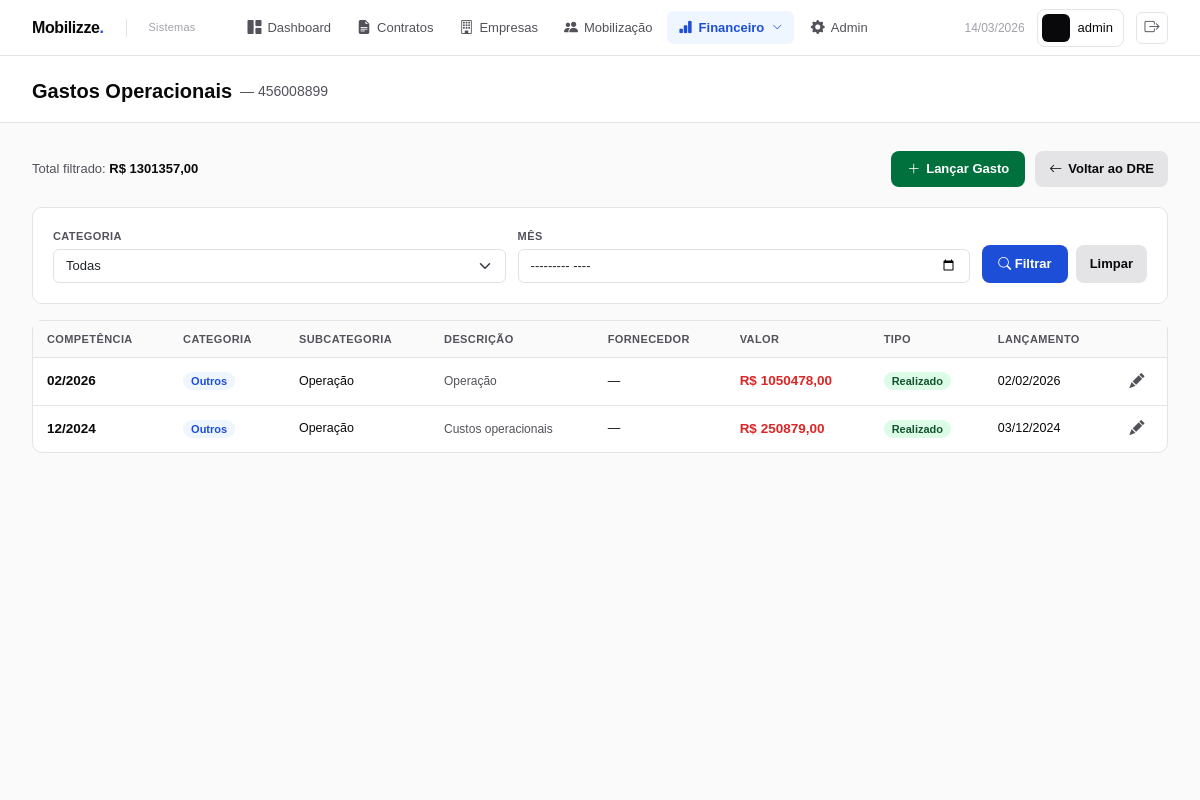
The page /financeiro/contrato/2/gastos/ (signed in) on the database its author committed.
### contratos/models.py (models this page shows, shortened)
class Contrato(models.Model):
    AREAS = [
        ('mineracao',  'Mineração'),
        ('logistica',  'Logística'),
        ('energia',    'Energia'),
        ('engenharia', 'Engenharia'),
    ]
    MODALIDADES = [
        ('servico',      'Prestação de Serviço'),
        ('fornecimento', 'Fornecimento'),
        ('misto',        'Misto'),
    ]
    STATUS = [
        ('minuta',    'Minuta'),
        ('aprovacao', 'Em Aprovação'),
        ('vigente',   'Vigente'),
        ('suspenso',  'Suspenso'),
        ('encerrado', 'Encerrado'),
    ]
    numero_sap      = models.CharField(max_length=20, unique=True)
    objeto          = models.TextField()
    area            = models.CharField(max_length=20, choices=AREAS)
    modalidade      = models.CharField(max_length=20, choices=MODALIDADES)
    status          = models.CharField(max_length=20, choices=STATUS,
                                       default='minuta')
    empresa         = models.ForeignKey(Empresa, on_delete=models.PROTECT,
                                        related_name='contratos')
    gestor_tecnico  = models.ForeignKey(User, on_delete=models.PROTECT,
                                        related_name='contratos_tecnicos')
    gestor_admin    = models.ForeignKey(User, on_delete=models.PROTECT,
                                        related_name='contratos_admin')
    valor_original  = models.DecimalField(max_digits=15, decimal_places=2)
    valor_atual     = models.DecimalField(max_digits=15, decimal_places=2)
    data_assinatura     = models.DateField()
    data_inicio         = models.DateField()
    data_termino        = models.DateField()
    data_termino_atual  = models.DateField()
    criado_em       = models.DateTimeField(auto_now_add=True)
    atualizado_em   = models.DateTimeField(auto_now=True)
    criado_por      = models.ForeignKey(User, on_delete=models.PROTECT,
                                        related_name='contratos_criados',
                                        null=True)
    class Meta:
        verbose_name        = 'Contrato'
        verbose_name_plural = 'Contratos'
        ordering            = ['-criado_em']

### financeiro/models.py (models this page shows, shortened)
class GastoOperacional(models.Model):
    CATEGORIAS = [
        ('mao_de_obra',    'Mão de Obra'),
        ('equipamentos',   'Equipamentos'),
        ('materiais',      'Materiais'),
        ('subcontratados', 'Subcontratados'),
        ('administrativo', 'Administrativo'),
        ('outros',         'Outros'),
    ]
    TIPOS = [
        ('realizado',    'Realizado'),
        ('provisionado', 'Provisionado'),
    ]
    contrato        = models.ForeignKey(Contrato, on_delete=models.PROTECT,
                                        related_name='gastos')
    competencia     = models.DateField()
    categoria       = models.CharField(max_length=20, choices=CATEGORIAS)
    subcategoria    = models.CharField(max_length=100)
    descricao       = models.TextField()
    fornecedor      = models.CharField(max_length=200, blank=True)
    numero_nf_fornecedor = models.CharField(max_length=20, blank=True)
    valor           = models.DecimalField(max_digits=15, decimal_places=2)
    tipo            = models.CharField(max_length=15, choices=TIPOS,
                                       default='realizado')
    data_lancamento = models.DateField()
    lancado_por     = models.ForeignKey(User, on_delete=models.PROTECT)
    comprovante     = models.FileField(upload_to='gastos/', blank=True)
    class Meta:
        verbose_name        = 'Gasto Operacional'
        verbose_name_plural = 'Gastos Operacionais'
        ordering            = ['-competencia', '-data_lancamento']

### financeiro/views.py (the view, shortened to what this page needs)
@login_required
def gastos_lista(request, contrato_pk):
    contrato = get_object_or_404(Contrato, pk=contrato_pk)
    qs       = GastoOperacional.objects.filter(
        contrato=contrato
    ).order_by('-competencia', '-data_lancamento')
    categoria = request.GET.get('categoria', '')
    mes       = request.GET.get('mes', '')
    if categoria:
        qs = qs.filter(categoria=categoria)
    total = qs.aggregate(t=Sum('valor'))['t'] or 0
    context = {
        'contrato':          contrato,
        'gastos':            qs,
        'total':             total,
        'categoria_atual':   categoria,
        'mes_atual':         mes,
        'categoria_choices': GastoOperacional.CATEGORIAS,
    }
    return render(request, 'financeiro/gastos_lista.html', context)

### templates/financeiro/gastos_lista.html (shortened to what this page needs)
{% extends 'base.html' %}
{% block page_title %}
  Gastos Operacionais
  <span style="color:var(--gray-600);font-weight:400;font-size:14px;">
    — {{ contrato.numero_sap }}
  </span>
{% endblock %}
{% block content %}
<div style="display:flex;justify-content:space-between;align-items:center;
            margin-bottom:20px;flex-wrap:wrap;gap:12px;">
  <div style="font-size:13px;color:var(--gray-600);">
    Total filtrado:
    <strong style="color:var(--gray-900);">R$ {{ total|floatformat:2 }}</strong>
  </div>
  <div style="display:flex;gap:10px;">
    <a href="{% url 'financeiro:gasto_criar' contrato.pk %}"
      style="display:inline-flex;align-items:center;gap:6px;
              background:var(--vale-green);color:#fff;padding:8px 16px;
              border-radius:8px;text-decoration:none;
              font-size:13px;font-weight:600;">
      <i class="bi bi-plus-lg"></i> Lançar Gasto
    </a>
    <a href="{% url 'financeiro:dre' contrato.pk %}"
      style="display:inline-flex;align-items:center;gap:6px;
              background:var(--gray-200);color:var(--gray-900);padding:8px 14px;
              border-radius:8px;text-decoration:none;
              font-size:13px;font-weight:600;">
      <i class="bi bi-arrow-left"></i> Voltar ao DRE
    </a>
  </div>
</div>
<div class="card mb-3">
  <div class="card-body-custom">
    <form method="get"
          style="display:flex;gap:12px;flex-wrap:wrap;align-items:flex-end;">
      <div style="flex:1;min-width:140px;">
        <label style="font-size:11px;font-weight:600;color:var(--gray-600);
                      text-transform:uppercase;letter-spacing:.4px;
                      display:block;margin-bottom:5px;">Categoria</label>
        <select name="categoria" class="form-select" style="font-size:13px;">
          <option value="">Todas</option>
        </select>
      </div>
      <div style="flex:1;min-width:140px;">
        <label style="font-size:11px;font-weight:600;color:var(--gray-600);
                      text-transform:uppercase;letter-spacing:.4px;
                      display:block;margin-bottom:5px;">Mês</label>
        <input type="month" name="mes" value="{{ mes_atual }}"
              class="form-control" style="font-size:13px;">
      </div>
      <div style="display:flex;gap:8px;">
        <button type="submit"
                style="background:var(--vale-blue);color:#fff;border:none;
                      padding:9px 16px;border-radius:8px;font-size:13px;
                      font-weight:600;cursor:pointer;">
          <i class="bi bi-search"></i> Filtrar
        </button>
        <a href="{% url 'financeiro:gastos_lista' contrato.pk %}"
          style="background:var(--gray-200);color:var(--gray-900);
                  padding:9px 14px;border-radius:8px;font-size:13px;
                  font-weight:600;text-decoration:none;">
          Limpar
        </a>
      </div>
    </form>
  </div>
</div>
<div class="card">
  <div style="overflow-x:auto;">
    <table class="table-custom">
      <thead>
        <tr>
          <th>Competência</th>
          <th>Categoria</th>
          <th>Subcategoria</th>
          <th>Descrição</th>
          <th>Fornecedor</th>
          <th>Valor</th>
          <th>Tipo</th>
          <th>Lançamento</th>
          <th></th>
        </tr>
      </thead>
      <tbody>
        {% for g in gastos %}
        <tr>
          <td style="white-space:nowrap;font-weight:600;">
            {{ g.competencia|date:"m/Y" }}
          </td>
          <td>
            <span class="badge-info">{{ g.get_categoria_display }}</span>
          </td>
          <td style="font-size:12.5px;">{{ g.subcategoria }}</td>
          <td style="max-width:200px;overflow:hidden;text-overflow:ellipsis;
                    white-space:nowrap;font-size:12px;color:var(--gray-600);">
            {{ g.descricao }}
          </td>
          <td style="font-size:12.5px;">{{ g.fornecedor|default:"—" }}</td>
          <td style="font-weight:700;white-space:nowrap;
            color:{% if g.tipo == 'provisionado' %}#d97706
                  {% else %}#dc2626{% endif %};">
            R$ {{ g.valor|floatformat:2 }}
          </td>
          <td>
            {% if g.tipo == 'realizado' %}
              <span class="badge-ok">Realizado</span>
            {% else %}
              <span class="badge-alerta">Provisionado</span>
            {% endif %}
          </td>
          <td style="white-space:nowrap;font-size:12.5px;">
            {{ g.data_lancamento|date:"d/m/Y" }}
          </td>
          <td>
            <a href="{% url 'financeiro:gasto_editar' g.pk %}"
              style="color:var(--gray-600);font-size:15px;" title="Editar">
              <i class="bi bi-pencil-fill"></i>
            </a>
          </td>
        </tr>
        {% endfor %}
      </tbody>
    </table>
  </div>
</div>
{% endblock %}

### templates/base.html (shortened to what this page needs)
<!DOCTYPE html>
<html lang="pt-br">
<head>
  <link href="https://cdn.jsdelivr.net/npm/bootstrap@5.3.3/dist/css/bootstrap.min.css" rel="stylesheet">
  <link href="https://cdn.jsdelivr.net/npm/bootstrap-icons@1.11.3/font/bootstrap-icons.min.css" rel="stylesheet">
</head>
<body>
<nav class="navbar-top">
  <a href="{% url 'contratos:dashboard' %}" class="nav-logo">
    <div class="nav-logo-mark">Mobilizze<span>.</span></div>
    <div class="nav-logo-sub">Sistemas</div>
  </a>
  <div class="nav-links">
    <a href="{% url 'contratos:dashboard' %}" class="nav-link-item
      {% if request.resolver_match.url_name == 'dashboard' %}active{% endif %}">
      <i class="bi bi-grid-1x2-fill"></i>
      <span>Dashboard</span>
    </a>
    <a href="{% url 'contratos:lista' %}" class="nav-link-item
      {% if request.resolver_match.url_name == 'lista' or request.resolver_match.url_name == 'detalhe' %}active{% endif %}">
      <i class="bi bi-file-earmark-text-fill"></i>
      <span>Contratos</span>
    </a>
    <a href="{% url 'empresas:lista' %}" class="nav-link-item
      {% if 'empresas' in request.path %}active{% endif %}">
      <i class="bi bi-building"></i>
      <span>Empresas</span>
    </a>
    <a href="{% url 'mobilizacao:painel' %}" class="nav-link-item
      {% if 'mobilizacao' in request.path %}active{% endif %}">
      <i class="bi bi-people-fill"></i>
      <span>Mobilização</span>
    </a>
    <div class="nav-dropdown">
      <a href="#" class="nav-link-item
        {% if 'financeiro' in request.path %}active{% endif %}"
        onclick="return false;">
        <i class="bi bi-bar-chart-fill"></i>
        <span>Financeiro</span>
        <i class="bi bi-chevron-down" style="font-size:10px;margin-left:2px;"></i>
      </a>
    <a href="/admin/" class="nav-link-item">
      <i class="bi bi-gear-fill"></i>
      <span>Admin</span>
    </a>
  </div>
  <div class="nav-right">
    <span class="nav-date">
      {% now "d/m/Y" %}
    </span>
    <div class="nav-user">
      <div class="avatar">
      </div>
      <span class="nav-user-name">
        {{ request.user.get_full_name|default:request.user.username }}
      </span>
    </div>
    <a href="{% url 'accounts:logout' %}" class="nav-logout" title="Sair">
      <i class="bi bi-box-arrow-right"></i>
    </a>
  </div>
</nav>
<div class="page-header">
  <div class="page-header-title">
    {% block page_title %}Dashboard{% endblock %}
  </div>
</div>
<main class="page-content">
  {% block content %}{% endblock %}
</main>
</body>
</html>

### templates/base.html (style rules this page uses)
:root { --blue: #1d4ed8; --blue-light: #eff6ff; --blue-mid: #2563eb; --vale-green: #00703c; --vale-green-light:#e6f4ed; --gray-50: #fafafa; --gray-100: #f4f4f5; --gray-200: #e4e4e7; --gray-400: #a1a1aa; --gray-600: #52525b; --gray-900: #09090b; --red: #dc2626; --yellow: #d97706; --vale-blue: #1d4ed8; --vale-blue-mid: #2563eb; --vale-blue-light: #eff6ff; --font: 'Arial', sans-serif; }
*, *::before, *::after { box-sizing: border-box; margin: 0; padding: 0; }
body { font-family: var(--font); background: #fff; color: var(--gray-900); min-height: 100vh; display: flex; flex-direction: column; }
.navbar-top { height: 56px; background: #fff; border-bottom: 1px solid var(--gray-200); display: flex; align-items: center; padding: 0 32px; position: sticky; top: 0; z-index: 200; gap: 0; }
.nav-logo { display: flex; align-items: center; gap: 10px; text-decoration: none; margin-right: 40px; flex-shrink: 0; }
.nav-logo-mark { font-size: 16px; font-weight: 700; color: var(--gray-900); letter-spacing: -.4px; }
.nav-logo-mark span { color: var(--blue); }
.nav-logo-sub { font-size: 11px; color: var(--gray-400); font-weight: 500; letter-spacing: .2px; }
.nav-links { display: flex; align-items: center; gap: 2px; flex: 1; }
.nav-link-item { display: inline-flex; align-items: center; gap: 6px; padding: 6px 12px; border-radius: 6px; text-decoration: none; font-size: 13px; font-weight: 500; color: var(--gray-600); transition: background .12s, color .12s; white-space: nowrap; }
.nav-link-item i { font-size: 14px; }
.nav-link-item.active { background: var(--blue-light); color: var(--blue); font-weight: 600; }
.nav-dropdown { position: relative; }
.nav-right { display: flex; align-items: center; gap: 12px; margin-left: auto; flex-shrink: 0; }
.nav-date { font-size: 12px; color: var(--gray-400); font-weight: 500; }
.nav-user { display: flex; align-items: center; gap: 8px; padding: 4px 10px 4px 4px; border-radius: 8px; border: 1px solid var(--gray-200); cursor: default; }
.avatar { width: 28px; height: 28px; background: var(--gray-900); border-radius: 6px; display: flex; align-items: center; justify-content: center; color: #fff; font-size: 11px; font-weight: 700; flex-shrink: 0; }
.nav-user-name { font-size: 13px; font-weight: 500; color: var(--gray-900); }
.nav-logout { display: inline-flex; align-items: center; justify-content: center; width: 32px; height: 32px; border-radius: 6px; border: 1px solid var(--gray-200); color: var(--gray-600); text-decoration: none; font-size: 15px; transition: background .12s, color .12s, border-color .12s; }
.page-header { background: #fff; border-bottom: 1px solid var(--gray-200); padding: 20px 32px 16px; }
.page-header-title { font-size: 20px; font-weight: 700; color: var(--gray-900); display: flex; align-items: center; gap: 8px; }
.page-content { padding: 28px 32px; flex: 1; background: var(--gray-50); }
.card { background: #fff; border: 1px solid var(--gray-200); border-radius: 10px; box-shadow: none; }
.card-body-custom { padding: 20px; }
.badge-ok { background:#dcfce7;color:#14532d;font-size:11px;font-weight:600;padding:3px 8px;border-radius:20px; }
.badge-info { background:var(--blue-light);color:var(--blue);font-size:11px;font-weight:600;padding:3px 8px;border-radius:20px; }
.table-custom { width:100%;border-collapse:collapse;font-size:13.5px; }
.table-custom thead th { background: var(--gray-50); padding: 10px 14px; font-size: 11px; font-weight: 600; color: var(--gray-600); text-transform: uppercase; letter-spacing: .4px; border-bottom: 1px solid var(--gray-200); white-space: nowrap; }
.table-custom tbody td { padding: 12px 14px; border-bottom: 1px solid var(--gray-200); color: var(--gray-900); vertical-align: middle; }
.table-custom tbody tr:last-child td { border-bottom: none; }

### rows shown on the page
Contrato: numero_sap "456008899"
GastoOperacional: competencia "02/2026", categoria "Outros", subcategoria "Operação", descricao "Operação", fornecedor "—", valor "1050478,00", tipo "Realizado", data_lancamento "02/02/2026"
GastoOperacional: competencia "12/2024", categoria "Outros", subcategoria "Operação", descricao "Custos operacionais", fornecedor "—", valor "250879,00", tipo "Realizado", data_lancamento "03/12/2024"

### other values the page prints
{{ request.user.get_full_name|default:request.user.username }} "admin"
{{ total|floatformat:2 }} "1301357,00"
